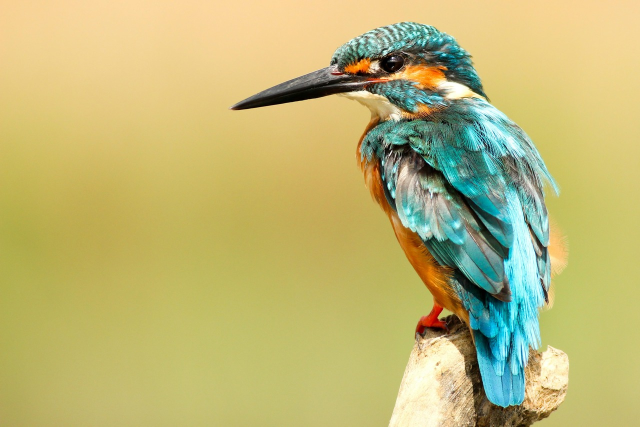
#> input picture data/bird.jpg, 1280 x 853 px, found by its file name (shown at 1/2 size)
$ python crop.py
#> lines starting #> are read from the running program, lines starting #| are printed output that depends on the picture
import os, cv2

img = cv2.imread(os.path.join('.','data','bird.jpg'))
#> img is the input picture: shape (853, 1280, 3); mean B, G, R 116.9, 183.1, 191.1
print(img.shape) #this helps estimate the height width
#| (853, 1280, 3)

cropped = img[ 20:800, 420:1200] #height, width
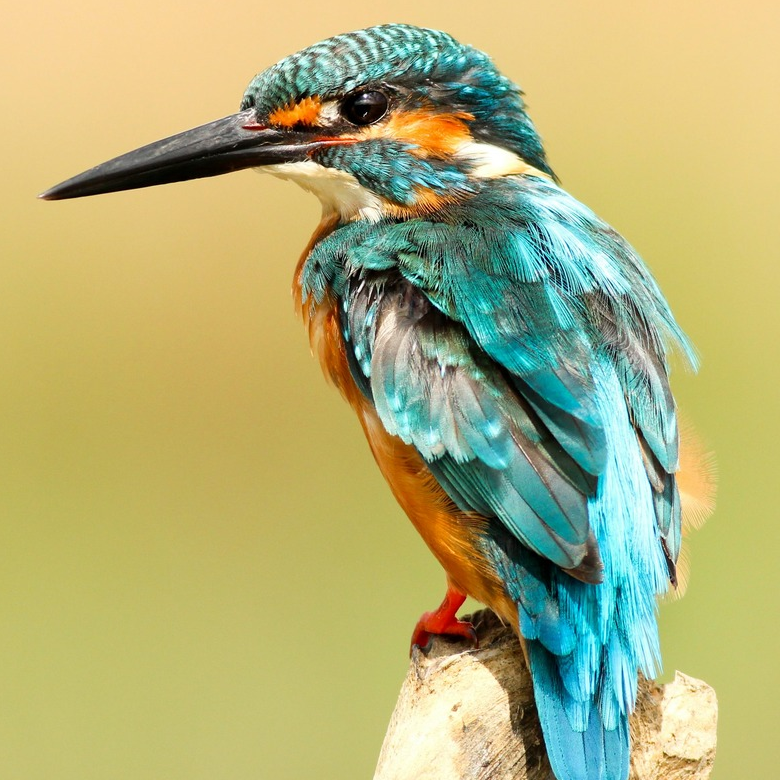
#> cropped: shape (780, 780, 3); mean B, G, R 119.4, 176.2, 177.1

cv2.imshow('img', img)
cv2.imshow('newimg', cropped)
cv2.waitKey(0)

$ run again, with data/letter.png saved as data/bird.jpg
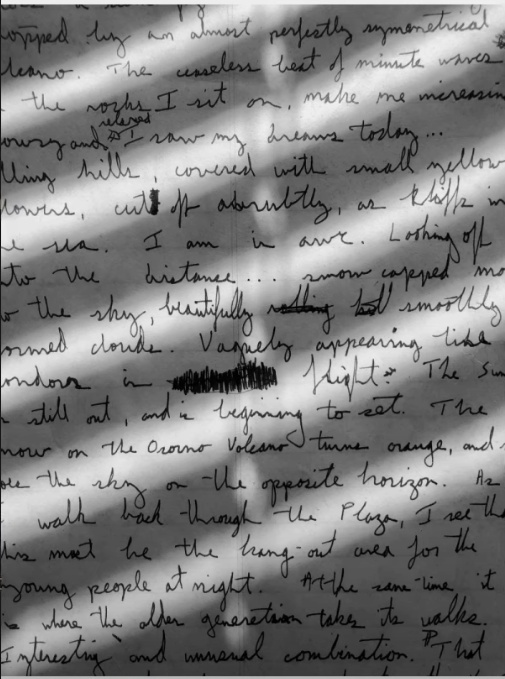
#> input picture data/letter.png, 505 x 679 px, found by its file name
#> img is the input picture: shape (679, 505, 3); mean B, G, R 126.7, 126.7, 126.7
#| (679, 505, 3)
#> `cropped = img[ 20:800, 420:1200]`:
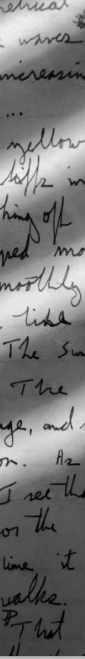
#> cropped: shape (659, 85, 3); mean B, G, R 120.8, 120.8, 120.8
